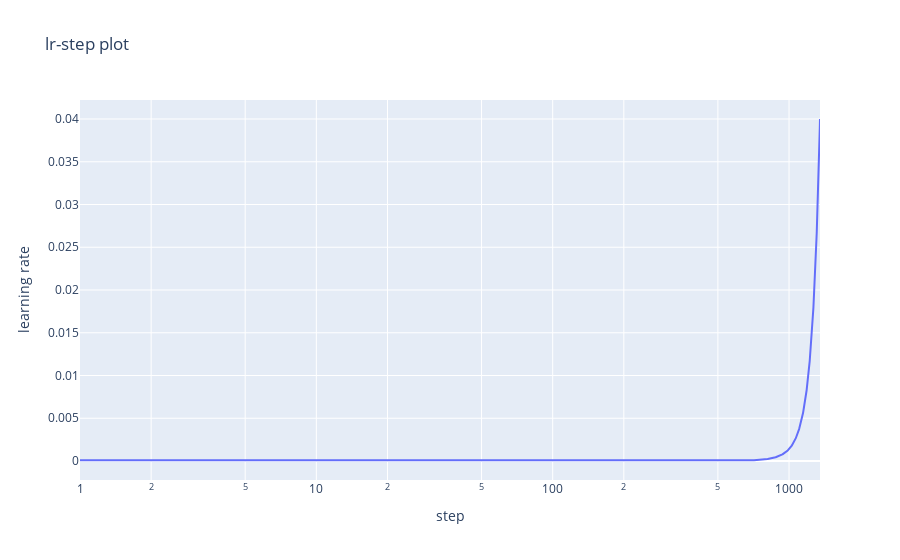
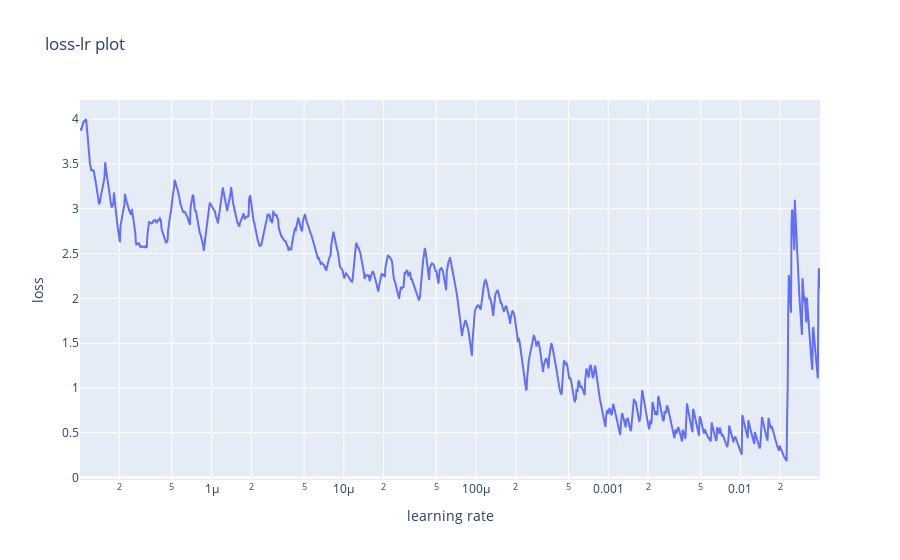

Source (notebook cell) for these figures, in order:
### Code cell
modelRes50 = model.resnet50_128(weights_path='./model/resnet50_128.pth')
modelRes50.add_module("feat_extract1",nn.Conv2d(128, 64, kernel_size=[1, 1], stride=(1, 1), bias=False))
modelRes50.add_module("feat_extract2",nn.Conv2d(64, 4, kernel_size=[1, 1], stride=(1, 1), bias=False))
modelRes50.add_layers([modelRes50.feat_extract1, modelRes50.feat_extract2])
modelRes50 = modelRes50.to(device)

criterion, optimizer, scheduler, lr_find_epochs = LR_ini(modelRes50,ite)

#run network
modelRes50, lr_find_loss, lr_find_lr = training(modelRes50, criterion, optimizer, scheduler, lr_find_epochs)

#plot graph
lr_step(lr_find_lr,'StaSpeLr-step.jpg')
loss_lr(lr_find_lr, lr_find_loss,'StaSpeLoss-Lr.jpg')

### Figure 1 — Plotly figure (JSON) as saved in the notebook; plotly's stock layout.template omitted (floating-point values rounded to 4 significant figures; data arrays with more than 128 entries replaced by an {"elided": "..."} marker saying what was removed)
{"data": [{"type": "scatter", "x": {"elided": "1353 int values"}, "y": {"elided": "1353 float values"}}], "layout": {"title": {"text": "lr-step plot"}, "xaxis": {"title": {"text": "step"}, "type": "log"}, "yaxis": {"title": {"text": "learning rate"}}}}

### Figure 2 — Plotly figure (JSON) as saved in the notebook; plotly's stock layout.template omitted (floating-point values rounded to 4 significant figures; data arrays with more than 128 entries replaced by an {"elided": "..."} marker saying what was removed)
{"data": [{"type": "scatter", "x": {"elided": "1353 float values"}, "y": {"elided": "1353 float values"}}], "layout": {"title": {"text": "loss-lr plot"}, "xaxis": {"title": {"text": "learning rate"}, "type": "log"}, "yaxis": {"title": {"text": "loss"}}}}
